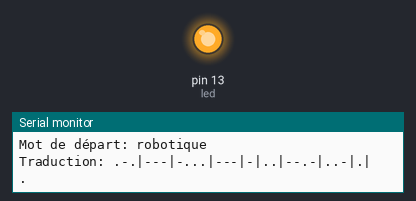
Bench run of a sketch on a simulated Arduino Uno, built with avr-gcc and run on an emulated ATmega328P. Shown: output pins drawn as LEDs (lit = HIGH), the last lines printed to the serial monitor.

Above: at 0.1 s.
At 39.6 s:
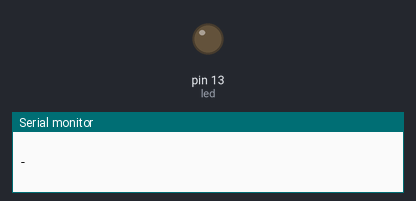
Timing chart, 0 to 40.0 s (numbered marks = the images above):
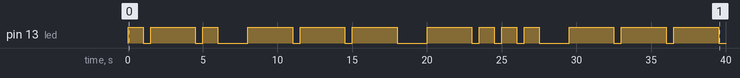

Measured:
- by itself, pin 13 (led): LOW → HIGH at 0.01 s, → LOW 1.0 s later, → HIGH 0.50 s later, → LOW 3.0 s later, … (26 changes in this stretch)

The sketch:

main.ino
```cpp
#include "Traducteur.hpp"

const int led = LED_BUILTIN;
const char sos[13]="robotique";

Traducteur* mot = new Traducteur(sos);

void setup() {
    Serial.begin(9600);
    pinMode(led, OUTPUT);

    Serial.print("Mot de départ: ");
    Serial.println(sos);
    Serial.print("Traduction: ");
    Serial.println(mot->get_sequence());

}

void loop() {
    mot->clignotements(led);

}
```

LettreMorse.cpp
```cpp
#include "LettreMorse.hpp"

using namespace std;

/*
 * Constructeur de la classe LettreMorse
 * Prend en entrée une lettre et créer une sequence de signaux liée à celle-ci
*/
LettreMorse::LettreMorse(const char lettre_a_trad){
    this->lettre=lettre_a_trad; // on garde la lettre d'origine
    traduction_lettre(lettre_a_trad);
}


/*
Renvoie la sequence de la lettre courante
*/
char* LettreMorse::get_sequence(){
    return this->sequence;
}


/*
Prend en entrée une lettre et associe une sequence de - et . que l'on stocke
dans l'atrribut sequence de l'objet
Conserve le nombre de clignotement
*/
void LettreMorse::traduction_lettre(char lettre){

    switch(lettre){
    case 'a':
        strcpy(this->sequence,".-");
        break;
    case 'b':
        strcpy(this->sequence,"-...");
        break;
    case 'c':
        strcpy(this->sequence,"-.-.");
        break;
    case 'd':
        strcpy(this->sequence,"-..");
        break;
    case 'e':
        strcpy(this->sequence,".");
        break;
    case 'f':
        strcpy(this->sequence,"..-.");
        break;
    case 'g':
        strcpy(this->sequence,"--.");
        break;
    case 'h':
        strcpy(this->sequence,"....");
        break;
    case 'i':
        strcpy(this->sequence,"..");
        break;
    case 'j':
        strcpy(this->sequence,".---");
        break;
    case 'k':
        strcpy(this->sequence,"-.-");
        break;
    case 'l':
        strcpy(this->sequence,".-..");
        break;
    case 'm':
        strcpy(this->sequence,"--");
        break;
    case 'n':
        strcpy(this->sequence,"-.");
        break;
    case 'o':
        strcpy(this->sequence,"---");
        break;
    case 'p':
        strcpy(this->sequence,".--.");
        break;
    case 'q':
        strcpy(this->sequence,"--.-");
        break;
    case 'r':
        strcpy(this->sequence,".-.");
        break;
    case 's':
        strcpy(this->sequence,"...");
        break;
    case 't':
        strcpy(this->sequence,"-");
        break;
    case 'u':
        strcpy(this->sequence,"..-");
        break;
    case 'v':
        strcpy(this->sequence,"...-");
        break;
    case 'w':
        strcpy(this->sequence,".--");
        break;
    case 'x':
        strcpy(this->sequence,"-..-");
        break;
    case 'y':
        strcpy(this->sequence,"-.--");
        break;
    case 'z':
        strcpy(this->sequence,"--..");
        break;
    default:
        strcpy(this->sequence,"");
        break;
    }

    this->nb_cligno=strlen(this->sequence) ; // on conserve le nombre de clignotment total

}
```

LettreMorse.hpp
```cpp
#include "Arduino.h"

using namespace std;

class LettreMorse{
    public :
        LettreMorse(const char lettre);
        void traduction_lettre(const char lettre); // traduit la lettre en suite de 1 et de 0
        char* get_sequence();
        // ~LettreMorse();

    private:
        char lettre; // contient la lettre
        int nb_cligno; // Nombre de clgnotement total pour la lettre
        char sequence[5]; // sequence des clignotements.  Ex: "-.."

};
```

Traducteur.cpp
```cpp
#include "Traducteur.hpp"

using namespace std;

/*
Constructeur de la classe traducteur
Prend un mot en entrée et traduit chaque lettre en sequence de clignotements
Les clignotements sont ajoutés dans sequence_finale
*/
Traducteur::Traducteur(const char new_word[30]){
    strcpy(this->mot,new_word); // on garde en mémoire le mot à traduire

    for(size_t i=0;i<strlen(new_word);i++){
        this->ajouter_lettre_morse(new_word[i]);
    }

    this->longueur_mot=strlen(this->sequence_finale);// et sa longueur
};

/*
Ajoute la traduction en morse d'une lettre à la séquence finale de clignotements
*/
void Traducteur::ajouter_lettre_morse(const char lettre){
    LettreMorse lettre_morse = LettreMorse(lettre);
    strcat(this->sequence_finale,lettre_morse.get_sequence());
    strcat(this->sequence_finale,"|"); // ajout d'un espace entre les lettres
};

/*
Renvoie la sequence finale du mot courant
*/
const char* Traducteur::get_sequence(){
    return this->sequence_finale;
};

/*
Change l'état du pin
*/
void Traducteur::changer_etat_pin(const uint8_t pin){
    switch (this->car_courant)
    {
    case '-':
        this->etat=true;
        break;
    case '.':
        this->etat=true;
        break;
    case '|':
        this->etat=false;
        break;
    case ' ':
        this->etat=false;
        break;
    default:
        Serial.println("Probleme etat");
        break;
    }

    this->timer=millis(); // on change le timer
    digitalWrite(pin,this->etat);
    Serial.println(car_courant);
};

/*
Méthode de gestion des clignotements de la sequence_finale
*/
void Traducteur::clignotements(const uint8_t pin){
    if(this->initialisation){ // initialise le timer
        this->initialisation=false;
        this->car_courant=this->sequence_finale[this->indice_courant]; // pose comme caractere courant le premier caractere du mot
        changer_etat_pin(pin);
    }

    if (this->indice_courant < this->longueur_mot){ // tant qu'on a pas traité toutes les lettres
        switch (this->car_courant)
        {
        case '-': // cas où la led est allumée et en clignotement long
            if (millis()-this->timer >= this->trait_long){ // si la led est restée allumé assez longtemps
                this->indice_courant++;
                this->car_courant=' '; // le caractere courant devient un ' ', signe qu'on est en periode de transition de caractere
                changer_etat_pin(pin);
            }
            break;

        case '.':
            if (millis()-this->timer >= this->trait_court){
                this->indice_courant++;
                this->car_courant=' ';
                changer_etat_pin(pin);
            }
            break;

        case '|':
            if (millis()-this->timer >= this->intervalle_long){
                this->indice_courant++;
                this->car_courant=' ';
                changer_etat_pin(pin);
            }
            break;

        case ' ':
            if(millis()-this->timer>=this->intervalle_court){
                this->car_courant=this->sequence_finale[this->indice_courant];
                changer_etat_pin(pin);
            }
            break;

        default:
            Serial.println("Probleme de caractere");
            break;
        }

    }

    else{
        digitalWrite(pin,LOW); // on éteint la led
    }

}
```

Traducteur.hpp
```cpp
#include "LettreMorse.hpp"

using namespace std;

class Traducteur{
    public :
        Traducteur(const char mot[30]);
        const char* get_sequence();
        void clignotements(const uint8_t pin);

        // ~Traducteur();

    private:
        char mot[30]; // le mot à traduire
        unsigned short int longueur_mot; // sa longueur
        char sequence_finale[180]=""; // contient la sequence de tous les clignotements du mot Ex:"---|--|-|"

        void ajouter_lettre_morse(const char lettre);
        void changer_etat_pin(const uint8_t pin);


        // varaibles de gestion des temps de clignotements
        const unsigned short int trait_long=3000;
        const unsigned short int trait_court=1000;
        const unsigned short int intervalle_court=500;
        const unsigned short int intervalle_long=1000;
        unsigned long int timer;

        unsigned short int indice_courant=0; // l'indice du caractère du mot que l'on traite
        char car_courant;

        bool initialisation=true;
        bool etat=true; // etat du pin HIGH/LOW


};
```
